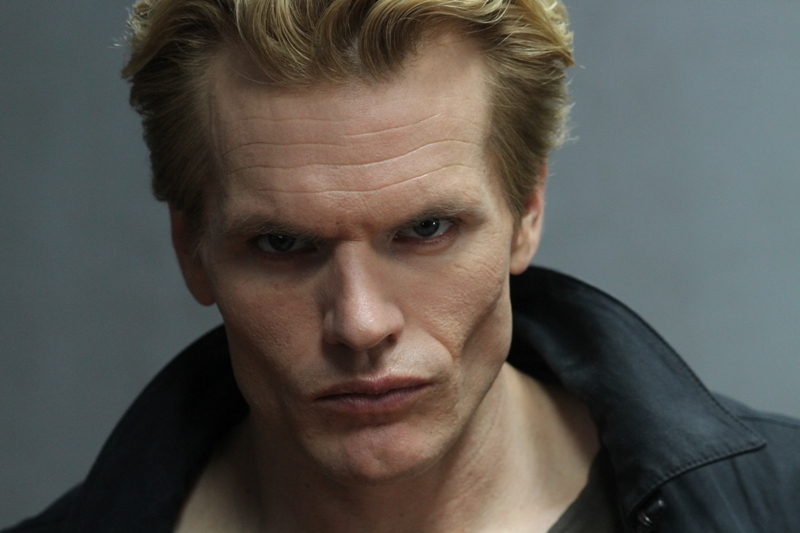
#> input picture data/300W/01_Indoor/indoor_002.png, 800 x 533 px
$ python -i preProcess.py   (imports and definitions only)   (Python 2 division)   (older library calls are emulated)
#> lines starting #> are read from the running program, lines starting #| are printed output that depends on the picture
#> further down, picture is the input picture: PIL image 800x533 RGB; mean R, G, B 86.3, 83, 77.5
import numpy as np
import cv2
import os
from PIL import Image, ImageChops
import pickle


class preProcess(object):
    def __init__(self):
        # self.rawDir = "./data/300W/"
        self.name = "afw"
        self.croppedDir = "./data/" + self.name + "Cropped/"
        self.ptsDir = "./data/" + self.name + "PTS/"

        # [4 lines of commented-out code are left out]

        self.padding = 50
        self.format = ".jpg"
        self.size = (50, 50)
    # [18 lines left out: function readImg, not called in this run]

    def saveImag(self, dataDir, fileName, file):
         cv2.imwrite(dataDir + fileName,file)

    def resize(self, image):

        image = Image.fromarray(np.uint8(image))
        image.thumbnail(self.size, Image.ANTIALIAS)
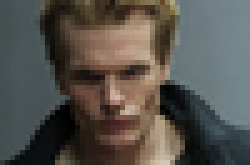
#> image: PIL image 50x33 RGB (shown 5 times larger); mean R, G, B 86.3, 83, 77.5
        image_size = image.size
#> image_size = (50, 33)

        thumb = image.crop( (0, 0, self.size[0], self.size[1]) )
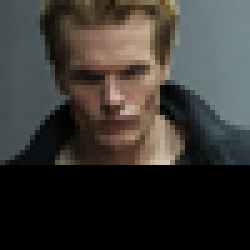
#> thumb: PIL image 50x50 RGB (shown 5 times larger); mean R, G, B 56.9, 54.8, 51.2

        offset_x = max( (self.size[0] - image_size[0]) / 2, 0 )
#> offset_x = 0
        offset_y = max( (self.size[1] - image_size[1]) / 2, 0 )
#> offset_y = 8

        thumb = ImageChops.offset(thumb, offset_x, offset_y)
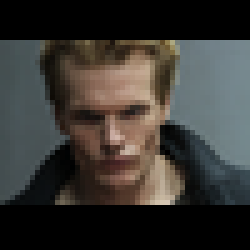
#> thumb: PIL image 50x50 RGB (shown 5 times larger); mean R, G, B 56.9, 54.8, 51.2
        image = np.asarray(thumb)
        return image

    # [96 lines left out: functions extractPTS, crop, generateData, not called in this run]


    def run(self):
        # self.readImg()
        self.generateData()


# [2 lines not run here, left out]

>>> from PIL import Image
>>> picture = Image.open('data/300W/01_Indoor/indoor_002.png')
>>> result = preProcess().resize(picture)

$ run again, on data/300W/02_Outdoor/outdoor_005.png
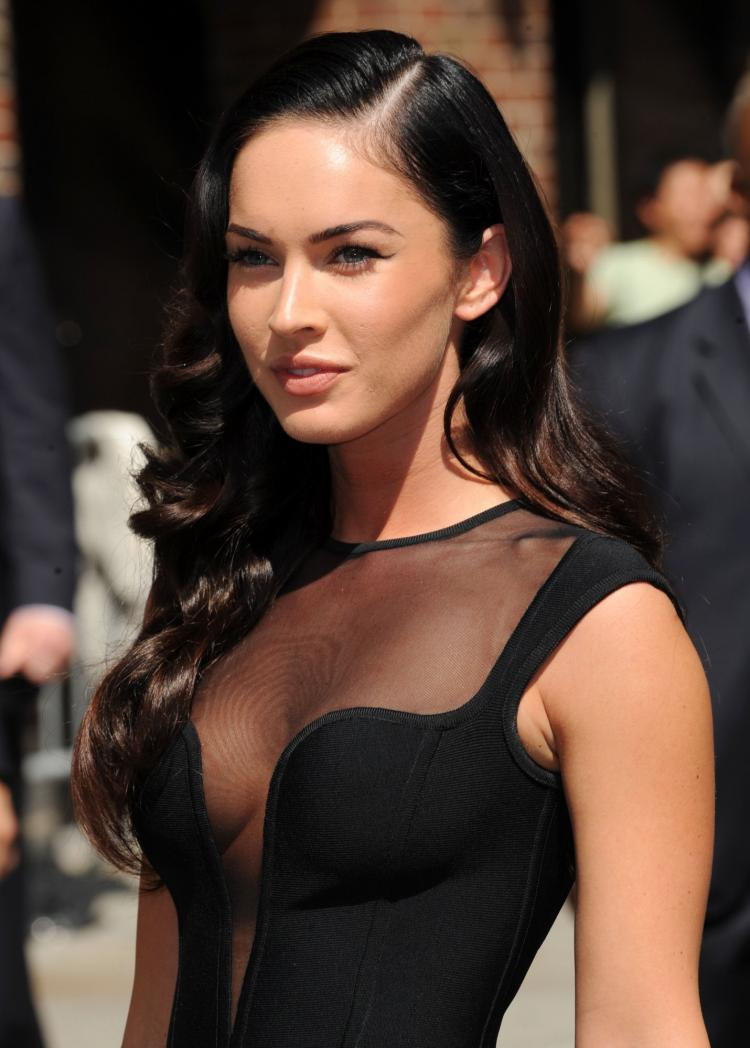
#> input picture data/300W/02_Outdoor/outdoor_005.png, 750 x 1048 px
#> picture is the input picture: PIL image 750x1048 RGB; mean R, G, B 83.2, 63.3, 53.2
#> in resize, `thumb = image.crop( (0, 0, self.size[0], self.size[1]) )`:
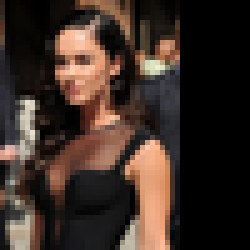
#> thumb: PIL image 50x50 RGB (shown 5 times larger); mean R, G, B 59.9, 45.6, 38.3
#> in resize, `thumb = ImageChops.offset(thumb, offset_x, offset_y)`:
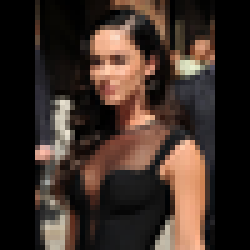
#> thumb: PIL image 50x50 RGB (shown 5 times larger); mean R, G, B 59.9, 45.6, 38.3
